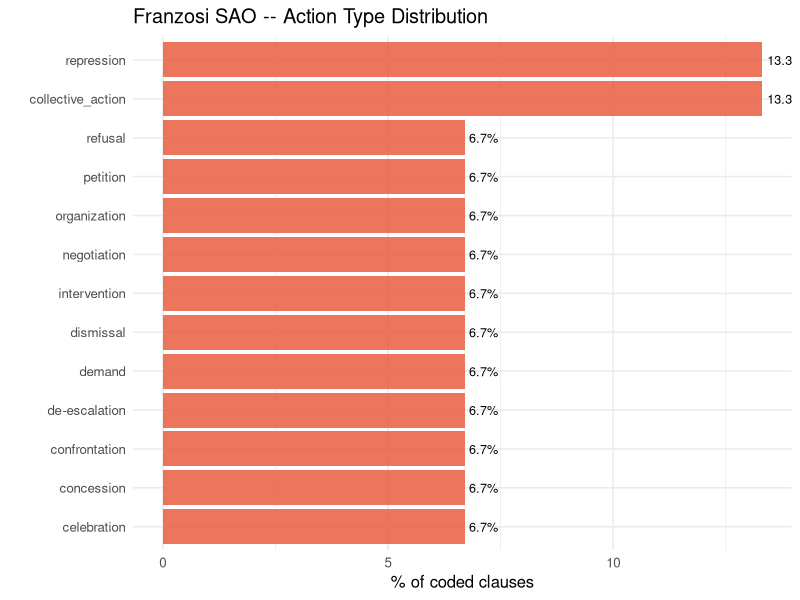
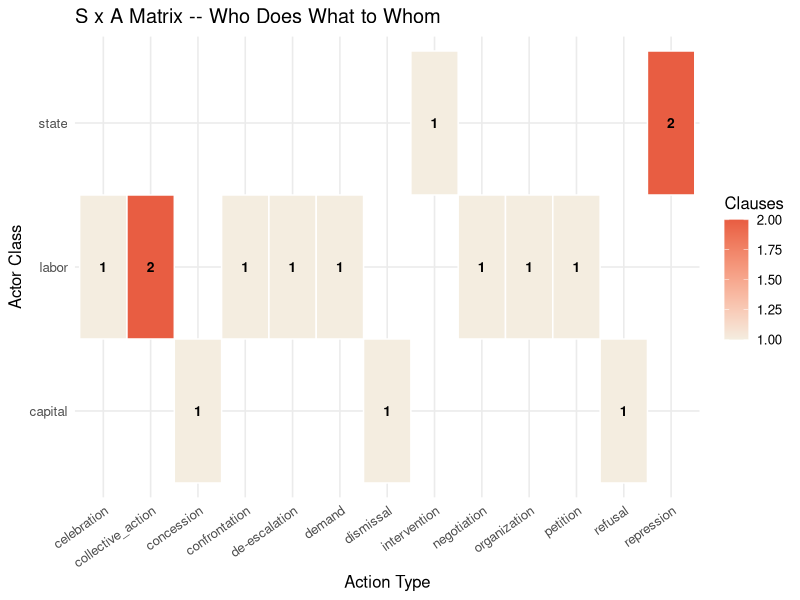
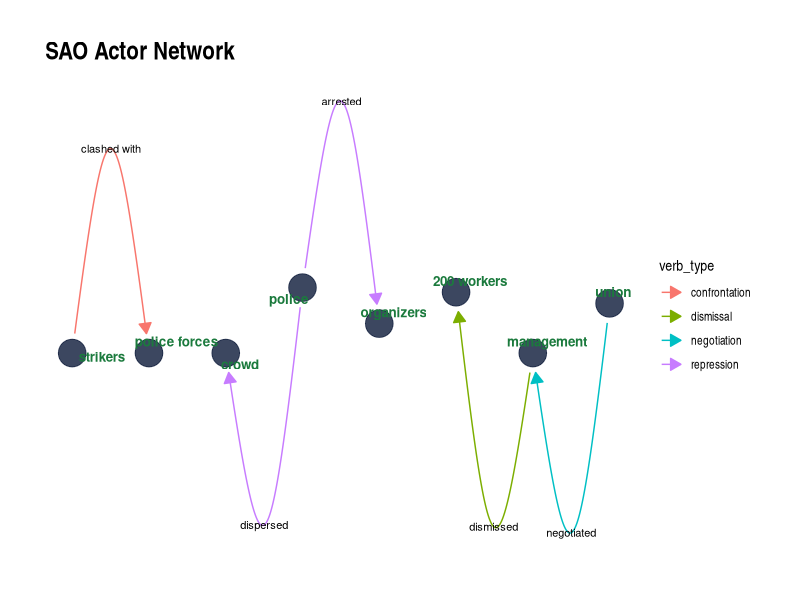
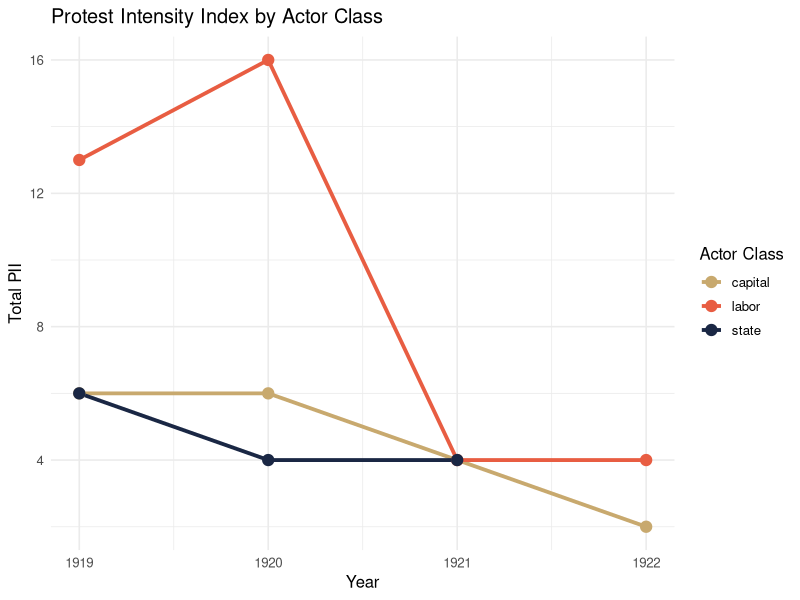
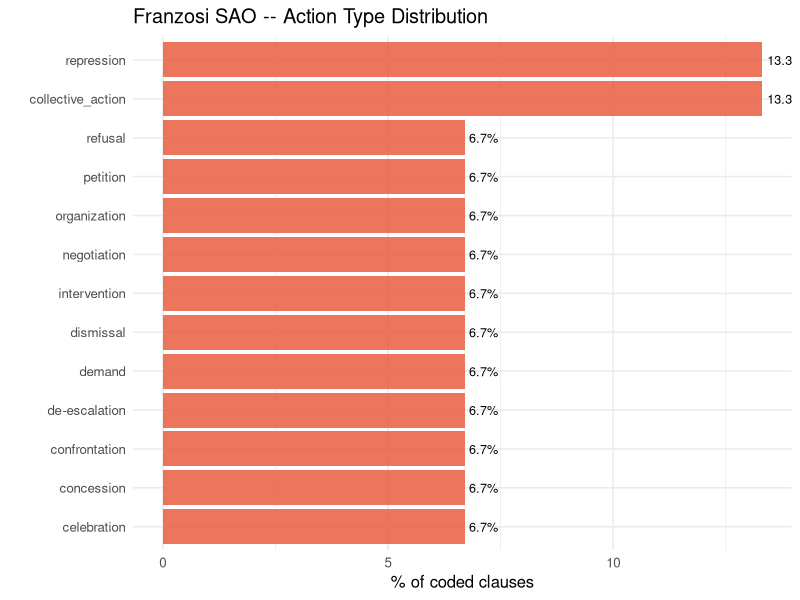
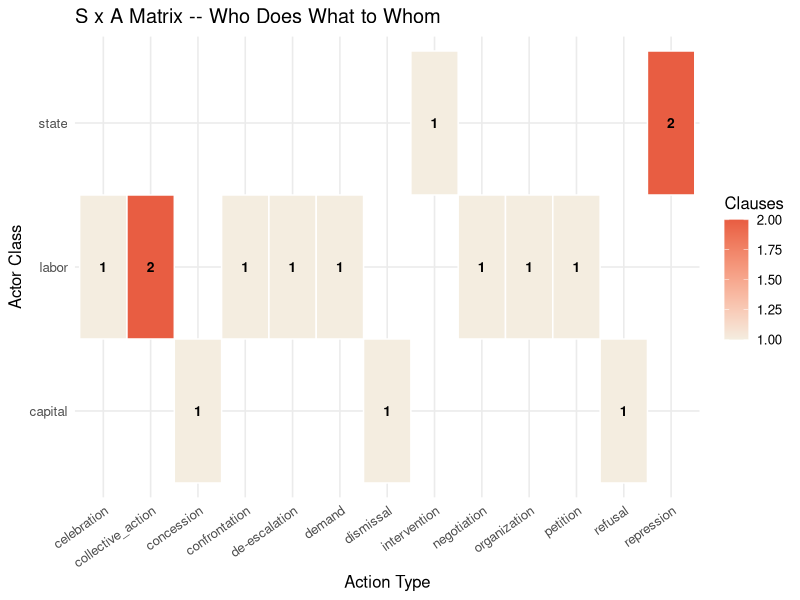
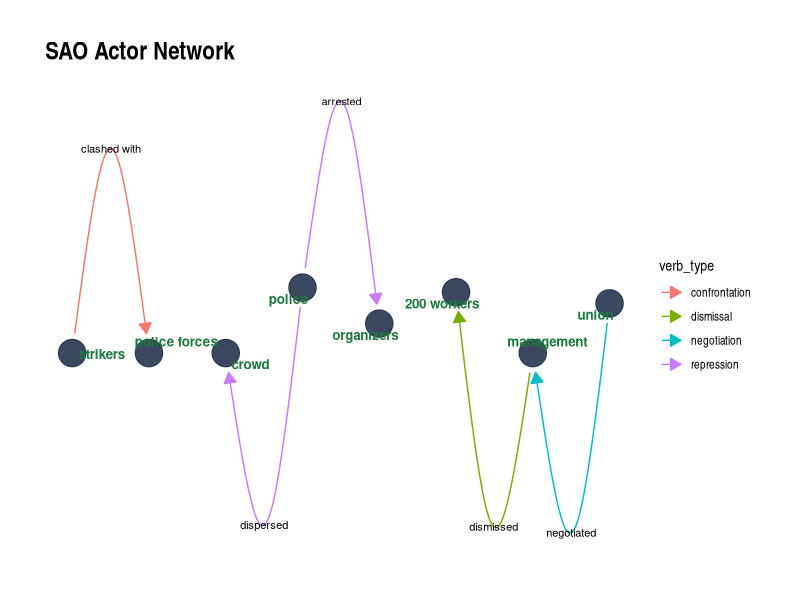
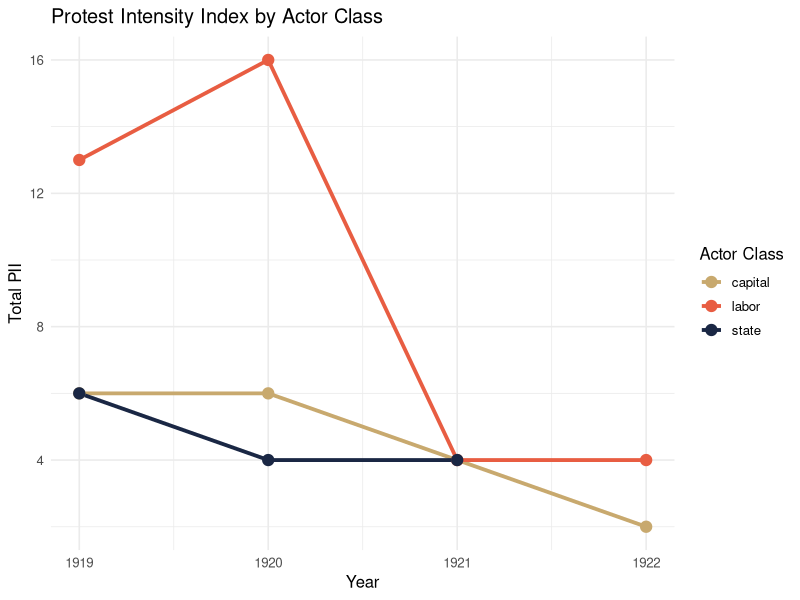

Generate these figures, in order, with R:
# ============================================================================
# QUANTITATIVE NARRATIVE ANALYSIS -- FRANZOSI SAO METHOD
# Full workshop script. Run top to bottom, or source() individual sections.
# Companion file: labour_corpus_1919_1922.csv (place in the same folder)
# ============================================================================

# ---- 0. SETUP --------------------------------------------------------------
# install.packages(c("tidyverse","igraph","ggraph","scales"))
library(tidyverse)
library(igraph)
library(ggraph)

# ---- 1. LOAD DATA -----------------------------------------------------------
# Option A: load the provided corpus
sao <- read_csv("labour_corpus_1919_1922.csv", show_col_types = FALSE)

# Option B: hand-code your own clauses directly (uncomment to use instead)
# sao <- tribble(
#   ~doc_id, ~subject, ~sub_type, ~verb, ~verb_type, ~object, ~obj_type,
#   ~year, ~place, ~quantity, ~intensity,
#   "DOC_01", "workers", "labor", "went on strike", "collective_action",
#   "factories", "target", 1919, "Pittsburgh", 5000, "high"
# )

glimpse(sao)
stopifnot(nrow(sao) > 0)                 # fail loudly if the file didn't load
stopifnot(all(c("subject","verb_type") %in% names(sao)))

# ---- 2. FREQUENCY ANALYSIS --------------------------------------------------
actor_freq <- sao |>
  count(subject, sub_type, sort = TRUE) |>
  rename(frequency = n)
print(actor_freq)

class_freq <- sao |>
  count(sub_type, sort = TRUE) |>
  mutate(pct = round(n / sum(n) * 100, 1))
print(class_freq)

action_dist <- sao |>
  count(verb_type, sort = TRUE) |>
  mutate(pct = round(n / sum(n) * 100, 1))

p_freq <- ggplot(action_dist, aes(x = reorder(verb_type, pct), y = pct)) +
  geom_col(fill = "#e85d42", alpha = 0.85) +
  geom_text(aes(label = sprintf("%.1f%%", pct)), hjust = -0.15, size = 3.2) +
  coord_flip() +
  labs(title = "Franzosi SAO -- Action Type Distribution",
       x = "", y = "% of coded clauses") +
  theme_minimal(base_size = 12)
print(p_freq)
ggsave("output_01_action_distribution.png", p_freq, width = 8, height = 5, dpi = 150)

# ---- 3. S x A CROSS-TABULATION ----------------------------------------------
who_does_what <- sao |>
  count(sub_type, verb_type) |>
  pivot_wider(names_from = verb_type, values_from = n, values_fill = 0)
print(who_does_what)

sxa_long <- sao |> count(sub_type, verb_type)
p_heat <- ggplot(sxa_long, aes(x = verb_type, y = sub_type, fill = n)) +
  geom_tile(colour = "white", linewidth = 0.5) +
  geom_text(aes(label = n), size = 3.5, fontface = "bold") +
  scale_fill_gradient(low = "#f4ede0", high = "#e85d42") +
  labs(title = "S x A Matrix -- Who Does What to Whom",
       x = "Action Type", y = "Actor Class", fill = "Clauses") +
  theme_minimal(base_size = 12) +
  theme(axis.text.x = element_text(angle = 35, hjust = 1))
print(p_heat)
ggsave("output_02_sxa_heatmap.png", p_heat, width = 10, height = 4, dpi = 150)

# ---- 4. ACTOR NETWORK -------------------------------------------------------
actor_edges <- sao |>
  filter(obj_type %in% c("actor", "person")) |>
  select(from = subject, to = object, action = verb, verb_type, year)

g <- graph_from_data_frame(actor_edges, directed = TRUE)

p_net <- ggraph(g, layout = "stress") +
  geom_edge_arc(
    aes(label = action, colour = verb_type),
    arrow = arrow(length = unit(3, "mm"), type = "closed"),
    end_cap = circle(5, "mm"), start_cap = circle(5, "mm"),
    label_size = 2.8, strength = 0.25
  ) +
  geom_node_point(size = 9, colour = "#1a2744", alpha = 0.85) +
  geom_node_text(aes(label = name), repel = TRUE, size = 3.4, fontface = "bold",
                 colour = "#1B7A3D") +
  theme_graph() +
  labs(title = "SAO Actor Network", colour = "Action Type")
print(p_net)
ggsave("output_03_actor_network.png", p_net, width = 9, height = 7, dpi = 150)

cat("\n--- In-degree (most acted-upon) ---\n")
print(sort(degree(g, mode = "in"), decreasing = TRUE))
cat("\n--- Out-degree (most active) ---\n")
print(sort(degree(g, mode = "out"), decreasing = TRUE))
cat("\n--- Betweenness (brokers) ---\n")
print(round(sort(betweenness(g), decreasing = TRUE), 3))

# ---- 5. PROTEST INTENSITY INDEX (PII) --------------------------------------
pii <- sao |>
  mutate(
    intensity_score = case_when(
      intensity == "high"   ~ 3,
      intensity == "medium" ~ 2,
      intensity == "low"    ~ 1),
    action_weight = case_when(
      verb_type %in% c("collective_action","confrontation","occupation") ~ 3,
      verb_type %in% c("repression","dismissal","refusal")               ~ 2,
      verb_type %in% c("demand","petition","intervention")               ~ 2,
      TRUE                                                                ~ 1),
    pii_score = intensity_score * action_weight)

pii_summary <- pii |>
  group_by(year, sub_type) |>
  summarise(total_pii = sum(pii_score), .groups = "drop")
print(pii_summary)

p_pii <- ggplot(pii_summary, aes(x = year, y = total_pii, colour = sub_type, group = sub_type)) +
  geom_line(linewidth = 1.3) + geom_point(size = 3.5) +
  scale_colour_manual(values = c(labor = "#e85d42", state = "#1a2744", capital = "#c8a96e")) +
  labs(title = "Protest Intensity Index by Actor Class",
       x = "Year", y = "Total PII", colour = "Actor Class") +
  theme_minimal(base_size = 12)
print(p_pii)
ggsave("output_04_pii_trajectory.png", p_pii, width = 9, height = 5, dpi = 150)

# ---- 6. AUDIT (run this on YOUR data before trusting results) -------------
completeness <- sao |>
  summarise(across(everything(), ~round(mean(!is.na(.)) * 100, 1))) |>
  pivot_longer(everything(), names_to = "field", values_to = "pct_complete") |>
  arrange(pct_complete)
print(completeness)

valid_sub_types  <- c("labor","state","capital")
vocab_errors <- sao |> filter(!sub_type %in% valid_sub_types)
cat("\nRows with unexpected sub_type:", nrow(vocab_errors), "\n")

duplicates <- sao |> group_by(doc_id, subject, verb, object) |> filter(n() > 1)
cat("Duplicate clauses:", nrow(duplicates), "\n")

cat("\n============================================================\n")
cat("DONE. Four PNGs saved to your working directory:\n")
cat("  output_01_action_distribution.png\n")
cat("  output_02_sxa_heatmap.png\n")
cat("  output_03_actor_network.png\n")
cat("  output_04_pii_trajectory.png\n")
cat("============================================================\n")
